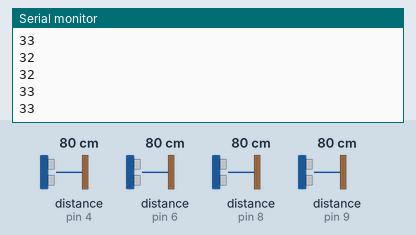
Recording of a sketch running on a simulated Arduino Uno, built with avr-gcc and run on an emulated ATmega328P. Shown: the last lines printed to the serial monitor. Wiring (inferred from the names in the program): 4 × ultrasonic range finder: trigger pin 4, echo pin 4 / trigger pin 6, echo pin 6 / trigger pin 8, echo pin 8 / trigger pin 9, echo pin 9. The test bench sets the inputs (shaded band); at power-on: distance to the obstacle (sensors on pin 4, pin 6, pin 8, pin 9) 80 cm. The echo pulse lasts 58.3 µs per cm.

Above: at 1.2 s.
1.3 s: distance to the obstacle (sensor on pin 4) set to 2 cm
At 2.2 s:
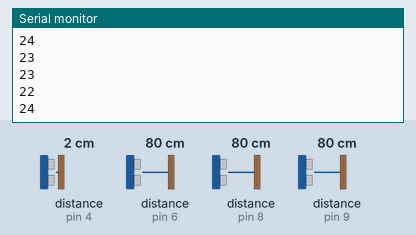
2.8 s: distance to the obstacle (sensor on pin 6) set to 2 cm
At 3.9 s:
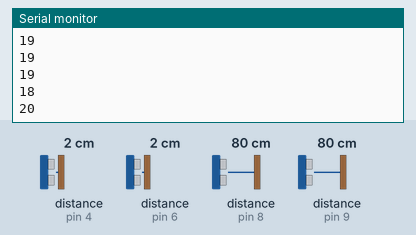
4.3 s: distance to the obstacle (sensor on pin 8) set to 2 cm
At 5.4 s:
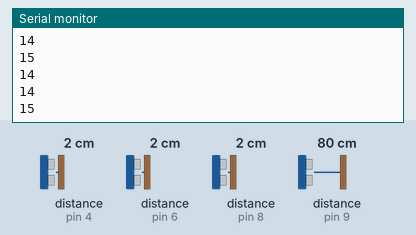
5.8 s: distance to the obstacle (sensor on pin 9) set to 2 cm
At 6.5 s:
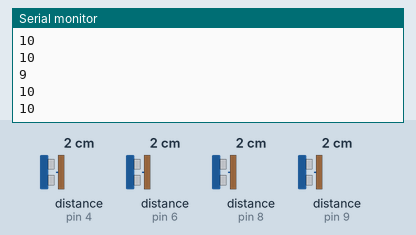
7.3 s: distance to the obstacle (sensor on pin 4) set to 9 cm
At 7.8 s:
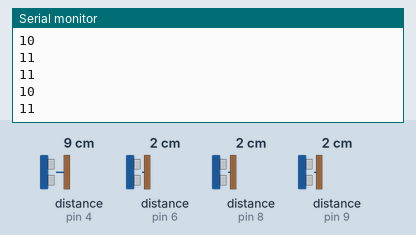
8.8 s: distance to the obstacle (sensor on pin 6) set to 60 cm
At 9.9 s:
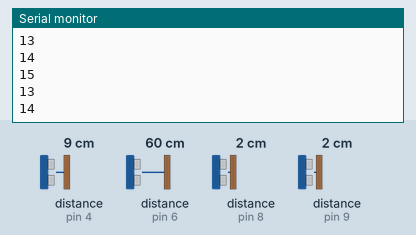
Timing chart, 0 to 11.3 s (numbered marks = the images above; inputs shaded):
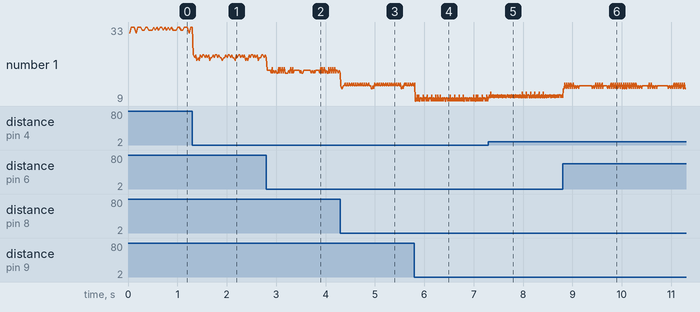

Measured:
- after the input at 1.3 s, the serial monitor: prints a new line at once (image 1)
- after the input at 2.8 s, the serial monitor: prints a new line at once (image 2)
- after the input at 4.3 s, the serial monitor: prints a new line at once (image 3)
- after the input at 5.8 s, the serial monitor: prints a new line at once (image 4)
- after the input at 7.3 s, the serial monitor: prints a new line after 0.05 s (image 5)
- after the input at 8.8 s, the serial monitor: prints a new line at once (image 6)
- plotted number 1: 33 → 24 after the input at 1.3 s, 24 → 18 after the input at 2.8 s, 18 → 14 after the input at 4.3 s, 14 → 10 after the input at 5.8 s, 11 → 13 after the input at 8.8 s

The sketch:

Localization.ino
```cpp
#include <NewPing.h>
#define SONAR_NUM 5
#define FR_R 9
#define FR_L 6
#define RE_L 4
#define LT_F 8
#define LT_R 4
#define FILTER 0

unsigned long pingTimer[SONAR_NUM];
unsigned int cm[SONAR_NUM];
int dur[SONAR_NUM] = {0,0,0,0,0};
float dis[SONAR_NUM] = {0,0,0,0,0};
const int SONAR[SONAR_NUM] = {RE_L, LT_R, FR_L, LT_F, FR_R};


void setup()
{
	Serial.begin(115200);
}
uint32_t t = 0;
void loop() {
	t = millis();
	oneSensorCycle();
	/*for (float i : dis)
	{
		Serial.print(i);
		Serial.print('\t');
	}*/
	Serial.println(millis() - t);
	//delay(100);
}


uint8_t port;
void oneSensorCycle() {
	for (int i = 0;i < SONAR_NUM;i++) {
		if (i < 3)
		{
			DDRD |= _BV(SONAR[i]);
			PORTD &= ~_BV(SONAR[i]);
		}
		else
		{
			DDRB |= _BV(SONAR[i]-8);
			PORTB &= ~_BV(SONAR[i]-8);
		}
		__asm__("nop\n\t");__asm__("nop\n\t");__asm__("nop\n\t");__asm__("nop\n\t");
		__asm__("nop\n\t");__asm__("nop\n\t");__asm__("nop\n\t");__asm__("nop\n\t");
		__asm__("nop\n\t");__asm__("nop\n\t");__asm__("nop\n\t");__asm__("nop\n\t");
		__asm__("nop\n\t");__asm__("nop\n\t");__asm__("nop\n\t");__asm__("nop\n\t");
		__asm__("nop\n\t");__asm__("nop\n\t");__asm__("nop\n\t");__asm__("nop\n\t");
		__asm__("nop\n\t");__asm__("nop\n\t");__asm__("nop\n\t");__asm__("nop\n\t");
		__asm__("nop\n\t");__asm__("nop\n\t");__asm__("nop\n\t");__asm__("nop\n\t");
		__asm__("nop\n\t");__asm__("nop\n\t");__asm__("nop\n\t");__asm__("nop\n\t");
		if (i < 3)
			PORTD |= _BV(SONAR[i]);
		else
			PORTB |= _BV(SONAR[i] - 8);
		__asm__("nop\n\t");__asm__("nop\n\t");__asm__("nop\n\t");__asm__("nop\n\t");
		__asm__("nop\n\t");__asm__("nop\n\t");__asm__("nop\n\t");__asm__("nop\n\t");
		__asm__("nop\n\t");__asm__("nop\n\t");__asm__("nop\n\t");__asm__("nop\n\t");
		__asm__("nop\n\t");__asm__("nop\n\t");__asm__("nop\n\t");__asm__("nop\n\t");
		__asm__("nop\n\t");__asm__("nop\n\t");__asm__("nop\n\t");__asm__("nop\n\t");
		__asm__("nop\n\t");__asm__("nop\n\t");__asm__("nop\n\t");__asm__("nop\n\t");
		__asm__("nop\n\t");__asm__("nop\n\t");__asm__("nop\n\t");__asm__("nop\n\t");
		__asm__("nop\n\t");__asm__("nop\n\t");__asm__("nop\n\t");__asm__("nop\n\t");
		__asm__("nop\n\t");__asm__("nop\n\t");__asm__("nop\n\t");__asm__("nop\n\t");
		__asm__("nop\n\t");__asm__("nop\n\t");__asm__("nop\n\t");__asm__("nop\n\t");
		__asm__("nop\n\t");__asm__("nop\n\t");__asm__("nop\n\t");__asm__("nop\n\t");
		__asm__("nop\n\t");__asm__("nop\n\t");__asm__("nop\n\t");__asm__("nop\n\t");
		if (i < 3)
		{
			PORTD &= ~_BV(SONAR[i]);
			DDRD &= ~_BV(SONAR[i]);
		}
		else
		{
			PORTB &= ~_BV(SONAR[i] - 8);
			DDRB &= ~_BV(SONAR[i] - 8);
		}
#if FILTER
		dur[i] = dur[i] * 0.75 + pulseIn(SONAR[i], 1) * 0.25;
#else
		dur[i] = pulseIn(SONAR[i], 1);
		dis[i] = 330.0 * dur[i] / 1000000.0;
#endif
		delay(1);
	}
}
```
